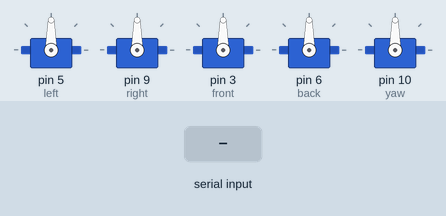
Recording of a sketch running on a simulated Arduino Uno, built with avr-gcc and run on an emulated ATmega328P. On the bench: 5 × servo. The inputs (shaded band) are chosen by the test bench.

Above: at 1.2 s.
1.3 s: "1" received over Serial
At 2.4 s:
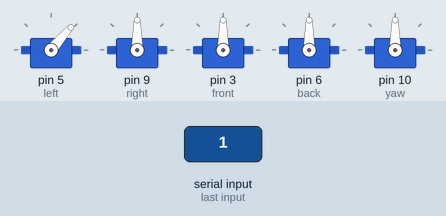
2.8 s: "0" received over Serial
At 3.6 s:
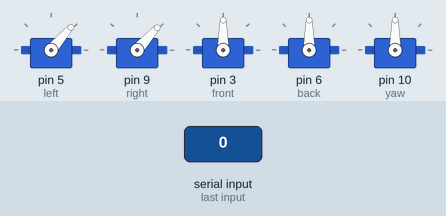
4.3 s: "2" received over Serial
At 4.7 s:
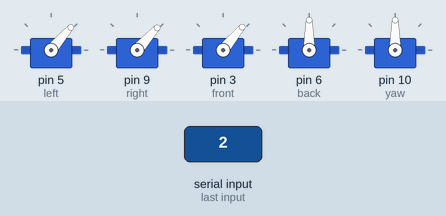
5.8 s: "1" received over Serial
At 7.0 s:
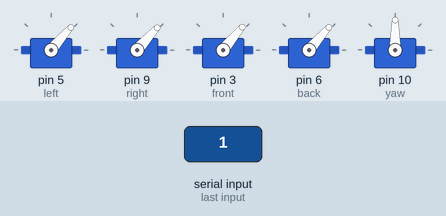
7.3 s: "0" received over Serial
At 8.2 s:
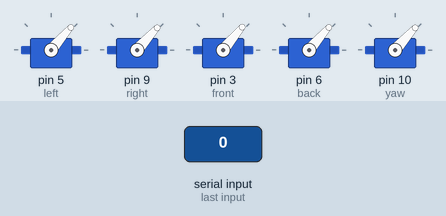
Timing chart, 0 to 9.8 s (numbered marks = the images above; inputs shaded):
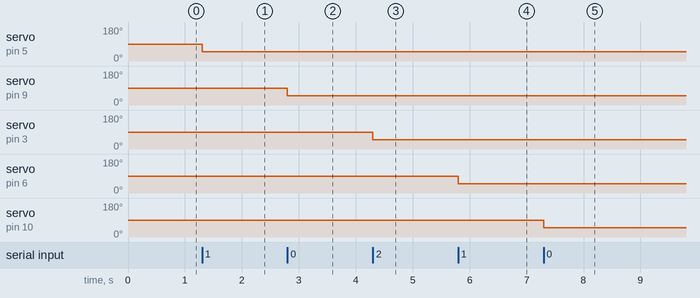

The sketch:

arduino_parallel_prototype.ino
```cpp
#include <Servo.h>

Servo left;
Servo right;
Servo front;
Servo back;
Servo yaw;
int current;

void setup() {
  Serial.begin(115200);
  // put your setup code here, to run once:
  left.attach(5);
  right.attach(9);
  front.attach(3);
  back.attach(6);
  yaw.attach(10);

  // left.write(90);
  // right.write(90);
  // front.write(90);
  // back.write(90);
  yaw.write(90);
}

void loop() {
  // put your main code here, to run repeatedly:
  while (Serial.available()>0) {
    int inp = Serial.read();
    if (inp == 181){
      current = 0;
    } else {
      if (current == 0){
        left.write(inp);
      } else if (current == 1){
        right.write(inp);
      } else if (current == 2) {
        front.write(inp);
      } else if (current == 3) {
        back.write(inp);
      } else if (current == 4) {
        yaw.write(inp);
      }
      current += 1;
    }
  }
}
```

Measured:
- after the input at 1.3 s, servo on pin 5 (left): 90° → 49° at once
- after the input at 2.8 s, servo on pin 9 (right): 90° → 48° at once
- after the input at 4.3 s, servo on pin 3 (front): 90° → 50° at once
- after the input at 5.8 s, servo on pin 6 (back): 90° → 49° at once
- after the input at 7.3 s, servo on pin 10 (yaw): 90° → 48° at once
